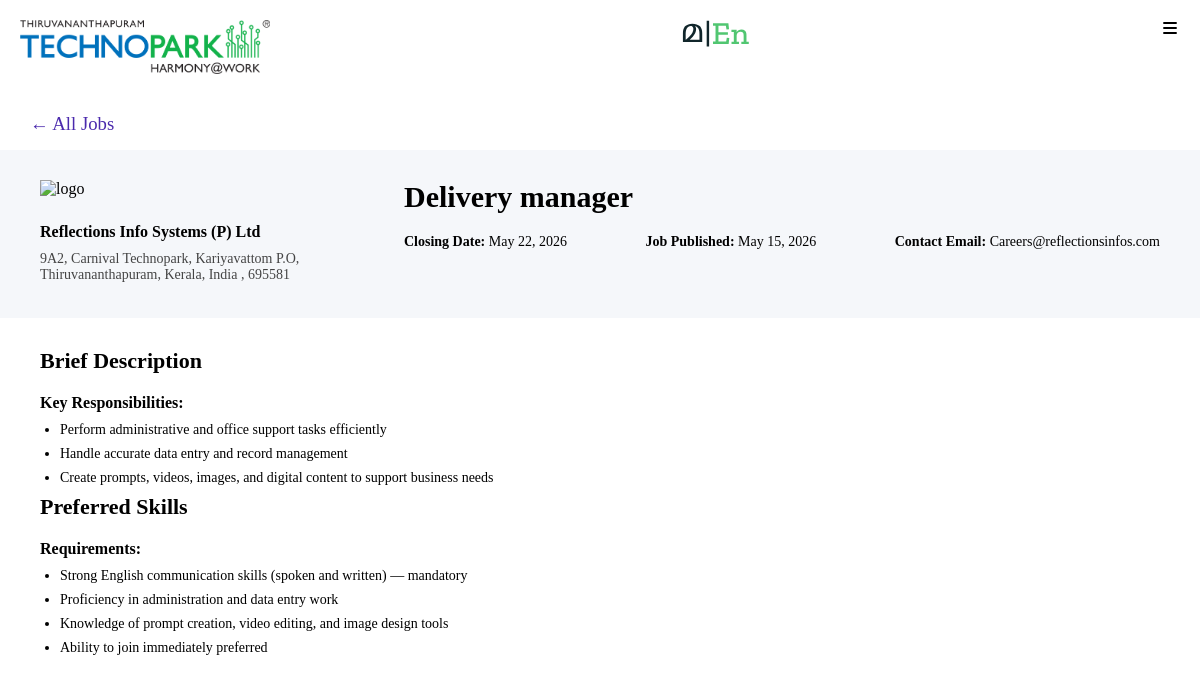
Page /Job/6/ on the committed database.
### carres/models.py (models this page shows, shortened)
class Job(models.Model):
    title=models.CharField(max_length=90)
    closing_date=models.DateField()
    company=models.CharField(max_length=99)
    posted_on=models.DateField()
    address=models.TextField(blank=True)
    email=models.EmailField(blank=True)
    urlc=models.URLField(blank=True)
    image=models.ImageField(blank=True)
    class Meta:
        verbose_name_plural='Techpark'

### carres/views.py (the view)
# urls.py: path('Job/<int:id>/',views.globcom,name='globe')
def globcom(request,id):
    details=Job.objects.get(id=id)
    return render(request,'globcom.html',{'detail':details})

### carres/templates/globcom.html (shortened to what this page needs)
{% load static %}
<!DOCTYPE html>
<html lang="en">
<head>
    <link rel="stylesheet" href="{% static 'css/style.css' %}">
    <link rel="stylesheet" href="https://cdnjs.cloudflare.com/ajax/libs/font-awesome/7.0.1/css/all.min.css">
</head>
<body>
      <nav class='header'>
        <div><img src='{% static "Images/tp-logo.png" %}' id='logo'/></div>
        <div><img src='{% static "Images/lang-switch.svg" %}'/></div>
        <div><i class="fa-solid fa-bars"></i></div>
    </nav>
   <div class="job-detail">
    <h3 class="back"><a href="{% url 'home' %}">← All Jobs</a></h3>
    <div class="job-container">
        <div class="left">
            <img src="" alt="logo">
            <h4>{{ detail.company }}</h4>
            <p>{{ detail.address }}</p>
        </div>
        <div class="right">
            <h2>{{ detail.title }}</h2>
            <div class="info">
                <p><strong>Closing Date:</strong> {{ detail.closing_date }}</p>
                <p><strong>Job Published:</strong> {{ detail.posted_on }}</p>
                <p><strong>Contact Email:</strong> {{ detail.email }}</p>
            </div>
        </div>
    </div>
    <div class="job-description">
        <h3>Brief Description</h3>
        <h4>Key Responsibilities:</h4>
        <ul>
            <li>Perform administrative and office support tasks efficiently</li>
            <li>Handle accurate data entry and record management</li>
            <li>Create prompts, videos, images, and digital content to support business needs</li>
        </ul>
        <h3>Preferred Skills</h3>
        <h4>Requirements:</h4>
        <ul>
            <li>Strong English communication skills (spoken and written) — mandatory</li>
            <li>Proficiency in administration and data entry work</li>
            <li>Knowledge of prompt creation, video editing, and image design tools</li>
            <li>Ability to join immediately preferred</li>
        </ul>
    </div>
</div>
</body>
</html>

### carres/static/css/style.css (style rules this page uses)
* { margin: 0; padding: 0; box-sizing: border-box; }
.header { display: flex; justify-content: space-between; padding: 20px; }
#logo { width: 250px; }
.back { margin: 15px 30px; }
.back a { text-decoration: none; color: #4b2aad; font-weight: 500; }
.job-container { display: flex; gap: 40px; background: #f5f7fa; padding: 30px 40px; align-items: flex-start; }
.left { width: 30%; }
.left img { width: 120px; margin-bottom: 15px; }
.left h4 { margin: 10px 0; font-size: 16px; font-weight: bold; }
.left p { margin: 5px 0; font-size: 14px; color: #444; }
.right { width: 70%; }
.right h2 { font-size: 30px; margin-bottom: 20px; font-weight: 600; }
.info { display: flex; justify-content: space-between; flex-wrap: wrap; gap: 20px; }
.info p { margin: 0; font-size: 14px; }
.job-description { padding: 30px 40px; }
.job-description h3 { font-size: 22px; margin-bottom: 10px; }
.job-description h4 { margin-top: 20px; margin-bottom: 10px; font-size: 16px; }
.job-description ul { padding-left: 20px; }
.job-description li { margin-bottom: 8px; font-size: 14px; }

### rows in the picture
Job: company "Reflections Info Systems (P) Ltd", address "9A2, Carnival Technopark, Kariyavattom P.O, Thiruvananthapuram, Kerala, India , 695581", title "Delivery manager", closing_date "May 22, 2026", posted_on "May 15, 2026", email "Careers@reflectionsinfos.com"
